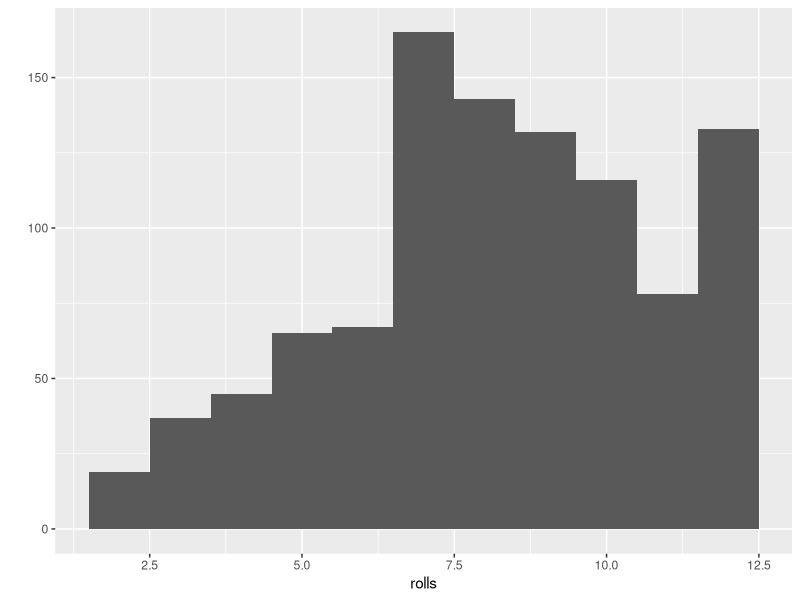

R code for this plot:
## ---- chunk 1
roll<-function(){
  die<-1:6
  prob<-c(1/8,1/8,1/8,1/8,1/8,3/8)
  dice<-sample(die,size=2,replace = TRUE,prob)
  sum(dice)
}
roll()
## ---- chunk 2
library(ggplot2)
rolls<-replicate(1000,roll())
qplot(rolls,binwidth=1)

## ---- chunk 3
die<-1:6
rolls<-expand.grid(die,die)
rolls$value<-rolls$Var1+rolls$Var2
prob<-c("1"=1/8,"2"=1/8,"3"=1/8,"4"=1/8,"5"=1/8,"6"=3/8)
rolls$prob1<-prob[rolls$Var1]
rolls$prob2<-prob[rolls$Var2]
rolls$prob<-rolls$prob1*rolls$prob2
sum(rolls$value*rolls$prob)
